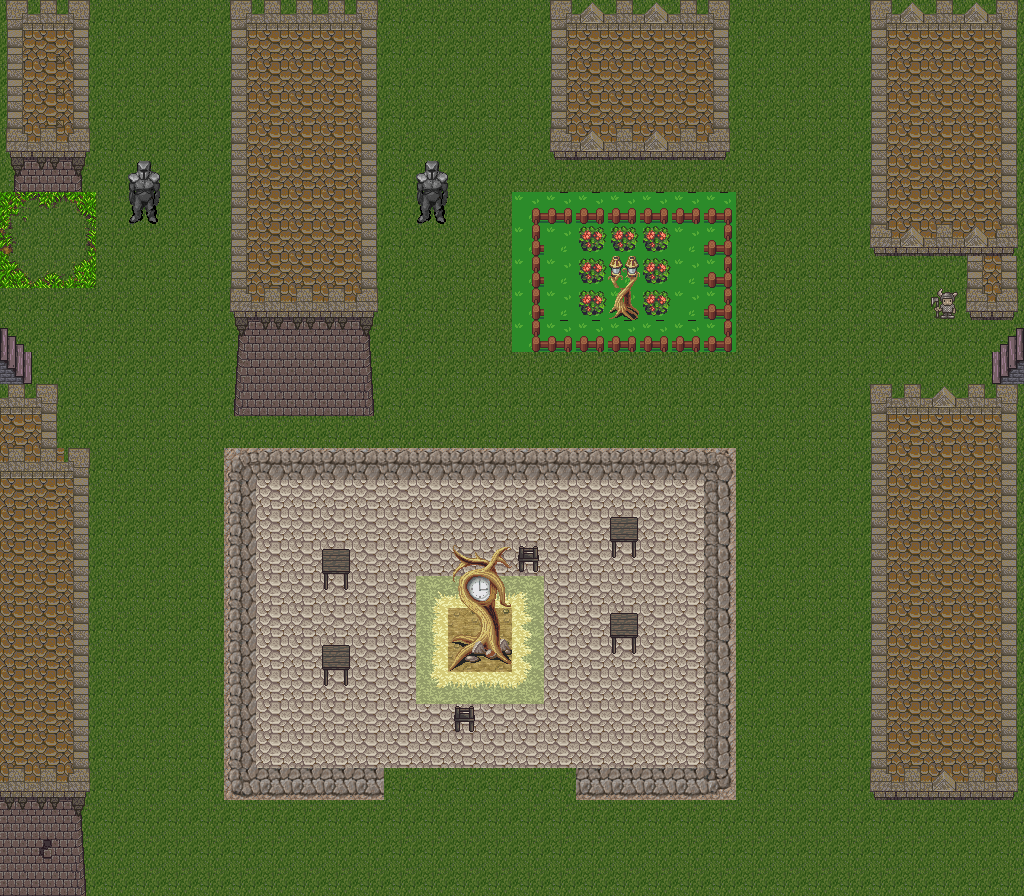

Below is a game level as drawn by its tile map, then a one-line description and the .tmx that defines it (tile-layer data replaced by summaries):
An orthogonal 32x28 tile map with 32x32 px tiles, 4 tile layers (Piso, Paredes_cercas, Personas, pasto), 12 tilesets.

<map version="1.0" orientation="orthogonal" renderorder="right-down" width="32" height="28" tilewidth="32" tileheight="32" nextobjectid="1">
 <tileset firstgid="1" name="tileset" tilewidth="32" tileheight="32" tilecount="256" columns="16">
  <image source="tileset.png" width="512" height="512" />
  <tile id="107">
   <properties>
    <property name="blocked" value="" />
   </properties>
  </tile>
  <tile id="108">
   <properties>
    <property name="blocked" value="" />
   </properties>
  </tile>
  <tile id="109">
   <properties>
    <property name="blocked" value="" />
   </properties>
  </tile>
  <tile id="116">
   <properties>
    <property name="blocked" value="" />
   </properties>
  </tile>
  <tile id="117">
   <properties>
    <property name="blocked" value="" />
   </properties>
  </tile>
  <tile id="123">
   <properties>
    <property name="blocked" value="" />
   </properties>
  </tile>
  <tile id="125">
   <properties>
    <property name="blocked" value="" />
   </properties>
  </tile>
  <tile id="132">
   <properties>
    <property name="blocked" value="" />
   </properties>
  </tile>
  <tile id="133">
   <properties>
    <property name="blocked" value="" />
   </properties>
  </tile>
  <tile id="139">
   <properties>
    <property name="blocked" value="" />
   </properties>
  </tile>
  <tile id="140">
   <properties>
    <property name="blocked" value="" />
   </properties>
  </tile>
  <tile id="141">
   <properties>
    <property name="blocked" value="" />
   </properties>
  </tile>
 </tileset>
 <tileset firstgid="257" name="Castle" tilewidth="32" tileheight="32" tilecount="256" columns="16">
  <image source="Castle.png" width="512" height="512" />
  <tile id="6">
   <properties>
    <property name="blocked" value="" />
   </properties>
  </tile>
  <tile id="8">
   <properties>
    <property name="blocked" value="" />
   </properties>
  </tile>
  <tile id="9">
   <properties>
    <property name="blocked" value="" />
   </properties>
  </tile>
  <tile id="22">
   <properties>
    <property name="blocked" value="" />
   </properties>
  </tile>
  <tile id="23">
   <properties>
    <property name="blocked" value="" />
   </properties>
  </tile>
  <tile id="25">
   <properties>
    <property name="blocked" value="" />
   </properties>
  </tile>
  <tile id="38">
   <properties>
    <property name="blocked" value="" />
   </properties>
  </tile>
  <tile id="39">
   <properties>
    <property name="blocked" value="" />
   </properties>
  </tile>
  <tile id="40">
   <properties>
    <property name="blocked" value="" />
   </properties>
  </tile>
  <tile id="41">
   <properties>
    <property name="blocked" value="" />
   </properties>
  </tile>
  <tile id="54">
   <properties>
    <property name="blocked" value="" />
   </properties>
  </tile>
  <tile id="55">
   <properties>
    <property name="blocked" value="" />
   </properties>
  </tile>
  <tile id="57">
   <properties>
    <property name="blocked" value="" />
   </properties>
  </tile>
  <tile id="70">
   <properties>
    <property name="blocked" value="" />
   </properties>
  </tile>
  <tile id="71">
   <properties>
    <property name="blocked" value="" />
   </properties>
  </tile>
  <tile id="73">
   <properties>
    <property name="blocked" value="" />
   </properties>
  </tile>
  <tile id="86">
   <properties>
    <property name="blocked" value="" />
   </properties>
  </tile>
  <tile id="87">
   <properties>
    <property name="blocked" value="" />
   </properties>
  </tile>
  <tile id="89">
   <properties>
    <property name="blocked" value="" />
   </properties>
  </tile>
  <tile id="102">
   <properties>
    <property name="blocked" value="" />
   </properties>
  </tile>
  <tile id="169">
   <properties>
    <property name="blocked" value="" />
   </properties>
  </tile>
  <tile id="171">
   <properties>
    <property name="blocked" value="" />
   </properties>
  </tile>
  <tile id="172">
   <properties>
    <property name="blocked" value="" />
   </properties>
  </tile>
  <tile id="173">
   <properties>
    <property name="blocked" value="" />
   </properties>
  </tile>
  <tile id="187">
   <properties>
    <property name="blocked" value="" />
   </properties>
  </tile>
  <tile id="188">
   <properties>
    <property name="blocked" value="" />
   </properties>
  </tile>
  <tile id="189">
   <properties>
    <property name="blocked" value="" />
   </properties>
  </tile>
  <tile id="190">
   <properties>
    <property name="blocked" value="" />
   </properties>
  </tile>
  <tile id="203">
   <properties>
    <property name="blocked" value="" />
   </properties>
  </tile>
  <tile id="204">
   <properties>
    <property name="blocked" value="" />
   </properties>
  </tile>
  <tile id="205">
   <properties>
    <property name="blocked" value="" />
   </properties>
  </tile>
  <tile id="220">
   <properties>
    <property name="blocked" value="" />
   </properties>
  </tile>
  <tile id="221">
   <properties>
    <property name="blocked" value="" />
   </properties>
  </tile>
  <tile id="222">
   <properties>
    <property name="blocked" value="" />
   </properties>
  </tile>
 </tileset>
 <tileset firstgid="513" name="hyptosis 1" tilewidth="32" tileheight="32" tilecount="900" columns="30">
  <image source="hyptosis_tile-art-batch-1.png" width="960" height="960" />
 </tileset>
 <tileset firstgid="1413" name="hyptosis 2" tilewidth="32" tileheight="32" tilecount="900" columns="30">
  <image source="hyptosis_til-art-batch-2.png" width="960" height="960" />
 </tileset>
 <tileset firstgid="2313" name="hyptosis 3" tilewidth="32" tileheight="32" tilecount="900" columns="30">
  <image source="hyptosis_tile-art-batch-3.png" width="960" height="960" />
 </tileset>
 <tileset firstgid="3213" name="hyptosis 4" tilewidth="32" tileheight="32" tilecount="900" columns="30">
  <image source="hyptosis_tile-art-batch-4.png" width="960" height="960" />
  <tile id="391">
   <properties>
    <property name="blocked" value="" />
   </properties>
  </tile>
  <tile id="422">
   <properties>
    <property name="blocked" value="" />
   </properties>
  </tile>
  <tile id="546">
   <properties>
    <property name="blocked" value="" />
   </properties>
  </tile>
  <tile id="547">
   <properties>
    <property name="blocked" value="" />
   </properties>
  </tile>
  <tile id="606">
   <properties>
    <property name="blocked" value="" />
   </properties>
  </tile>
  <tile id="607">
   <properties>
    <property name="blocked" value="" />
   </properties>
  </tile>
 </tileset>
 <tileset firstgid="4113" name="hyptosis 5" tilewidth="32" tileheight="32" tilecount="722" columns="19">
  <image source="hyptosis_tile-art-batch-5.png" width="636" height="1219" />
 </tileset>
 <tileset firstgid="4835" name="sum" tilewidth="32" tileheight="32" tilecount="480" columns="20">
  <image source="sum.png" width="640" height="780" />
 </tileset>
 <tileset firstgid="5315" name="wood" tilewidth="32" tileheight="32" tilecount="256" columns="16">
  <image source="wood_tileset.png" width="512" height="512" />
  <tile id="138">
   <properties>
    <property name="blocked" value="" />
   </properties>
  </tile>
  <tile id="139">
   <properties>
    <property name="blocked" value="" />
   </properties>
  </tile>
  <tile id="140">
   <properties>
    <property name="blocked" value="" />
   </properties>
  </tile>
  <tile id="154">
   <properties>
    <property name="blocked" value="" />
   </properties>
  </tile>
  <tile id="155">
   <properties>
    <property name="blocked" value="" />
   </properties>
  </tile>
  <tile id="156">
   <properties>
    <property name="blocked" value="" />
   </properties>
  </tile>
  <tile id="170">
   <properties>
    <property name="blocked" value="" />
   </properties>
  </tile>
  <tile id="171">
   <properties>
    <property name="blocked" value="" />
   </properties>
  </tile>
  <tile id="172">
   <properties>
    <property name="blocked" value="" />
   </properties>
  </tile>
 </tileset>
 <tileset firstgid="5571" name="houses" tilewidth="32" tileheight="32" tilecount="84" columns="12">
  <image source="houses.png" width="400" height="224" />
  <tile id="42">
   <properties>
    <property name="blocked" value="" />
   </properties>
  </tile>
  <tile id="43">
   <properties>
    <property name="blocked" value="" />
   </properties>
  </tile>
  <tile id="54">
   <properties>
    <property name="blocked" value="" />
   </properties>
  </tile>
  <tile id="55">
   <properties>
    <property name="blocked" value="" />
   </properties>
  </tile>
 </tileset>
 <tileset firstgid="5655" name="spacescifi" tilewidth="32" tileheight="32" tilecount="180" columns="15">
  <image source="spacescifi_screenshot1.png" width="500" height="401" />
 </tileset>
 <tileset firstgid="5835" name="BombExploding" tilewidth="32" tileheight="32" tilecount="26" columns="13">
  <image source="BombExploding.png" width="416" height="64" />
 </tileset>
 <layer name="Piso" width="32" height="28">
  <data>[896 cells, 896 non-empty, 14 distinct tile ids]</data>
 </layer>
 <layer name="Paredes_cercas" width="32" height="28">
  <data>[896 cells, 378 non-empty, 63 distinct tile ids]</data>
 </layer>
 <layer name="Personas" width="32" height="28">
  <data>[896 cells, 5 non-empty, 3 distinct tile ids]</data>
 </layer>
 <layer name="pasto" width="32" height="28">
  <data>[896 cells, 0 non-empty, 0 distinct tile ids]</data>
 </layer>
</map>
